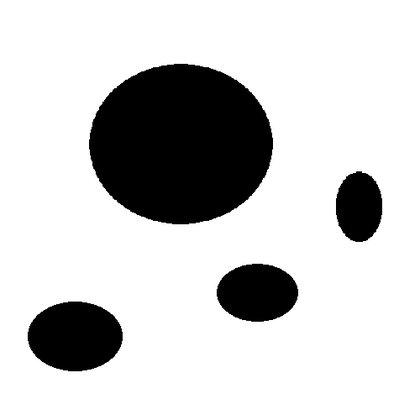
%> input picture New folder/map1.bmp, 420 x 420 px, shrunk from 500 x 500 before the run
$ octave corner_detectot1.m   (GNU Octave 9; MATLAB toolbox functions it lacks are replaced by stand-ins)
%> lines starting %> are read from the running program, lines starting %| are printed output that depends on the picture
clear;
img = imread('map1.bmp');
%> img is the input picture: size 420x420x3 uint8; min 0, max 255, mean 205.1
tic;
if length(size(img))>2
img = rgb2gray(img);
%> img: size 420x420 uint8
end
%%applying sobel edge detector in the horizontal direction
fx = [-1 0 1;-1 0 1;-1 0 1];
Ix = filter2(fx,img);
% applying sobel edge detector in the vertical direction
fy = [1 1 1;0 0 0;-1 -1 -1];
Iy = filter2(fy,img);
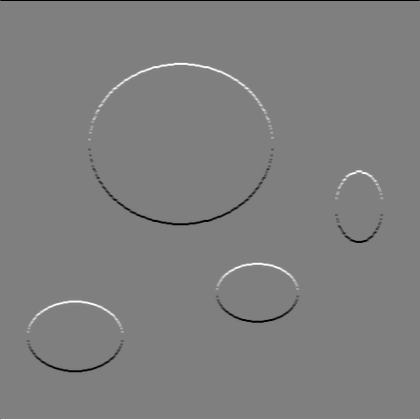
%> Iy: size 420x420 double; min -765, max 765, mean 0; mean of the top-left, top-right, bottom-left and bottom-right quarters -0.8, -1.2, 0.8, 1.2; drawn with min black and max white

Ix2 = Ix.^2;
Iy2 = Iy.^2;
Ixy = Ix.*Iy;
clear Ix;
clear Iy;

%applying gaussian filter on the computed value
 h= fspecial('gaussian',[7 7],2);
 Ix2 = filter2(h,Ix2);
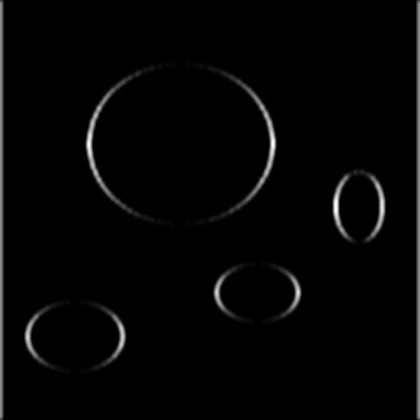
%> Ix2: size 420x420 double; min 0, max 227237.4, mean 4413.1; drawn with min black and max white
 Iy2 = filter2(h,Iy2);
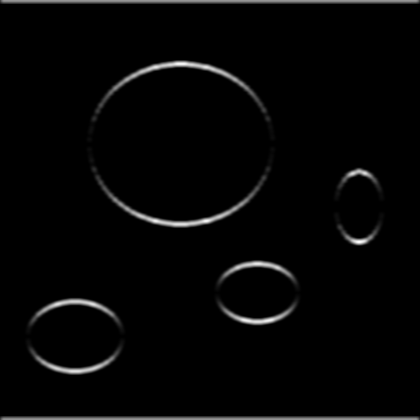
%> Iy2: size 420x420 double; min 0, max 216317.6, mean 5002.6; drawn with min black and max white
 Ixy = filter2(h,Ixy);
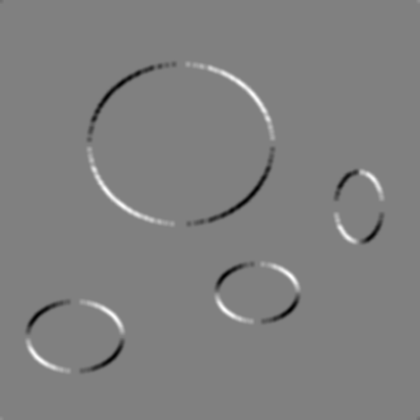
%> Ixy: size 420x420 double; min -87017.4, max 86231.9, mean -1.2; drawn with min black and max white
height = size(img,1);
%> height = 420
width = size(img,2);
%> width = 420
result = zeros(height,width);
R = zeros(height,width);

Rmax = 0;
for i = 1:height
for j = 1:width
M = [Ix2(i,j) Ixy(i,j);Ixy(i,j) Iy2(i,j)];
R(i,j) = det(M)-0.01*(trace(M))^2;
if R(i,j) > Rmax
Rmax = R(i,j);
end;
end;
end;
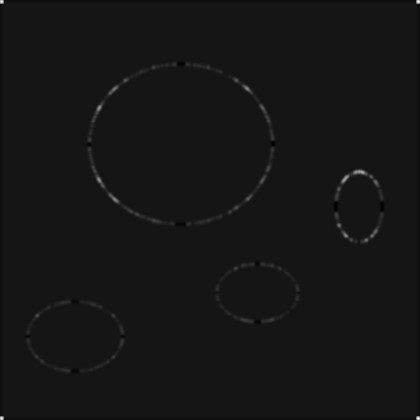
%> R: size 420x420 double; min -516174811.5, max 5.65e+09, mean 13038744.2; drawn with min black and max white
%> after the loop, Rmax = 5.65e+09
cnt = 0;
for i = 2:height-1
for j = 2:width-1
if R(i,j) > 0.1*Rmax && R(i,j) > R(i-1,j-1) && R(i,j) > R(i-1,j) && R(i,j) > R(i-1,j+1) && R(i,j) > R(i,j-1) && R(i,j) > R(i,j+1) && R(i,j) > R(i+1,j-1) && R(i,j) > R(i+1,j) && R(i,j) > R(i+1,j+1)
result(i,j) = 1;
cnt = cnt+1;
end;
end;
end;
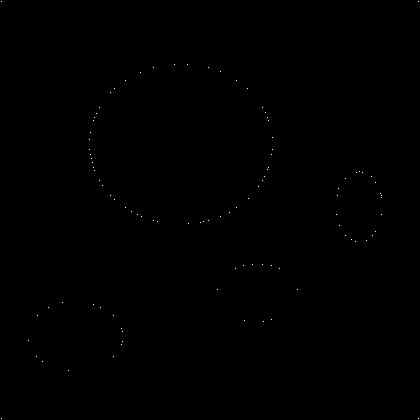
%> result: size 420x420 double; values 0 (black) and 1 (white), 0.06% white in thin lines or dots
%> after the loop, cnt = 103
[posc, posr] = find(result == 1);
%> posc = 103 values from 2 to 419; posr = 103 values from 2 to 419
cnt ;
imshow(img);
 title('Harris with Filter ')
hold on;
plot(posr,posc,'b*');
xlabel(['Time Taken= ',num2str(toc),'s'],'FontSize',10,'FontWeight','bold','Color','b')
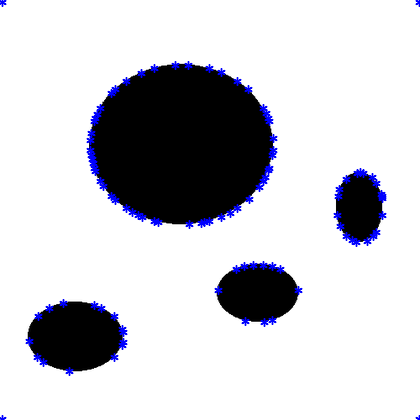
%> figure redrawn from the program's plot data; its title reads 'Harris with Filter'

$ run again, with New folder/map11.bmp copied over New folder/map1.bmp
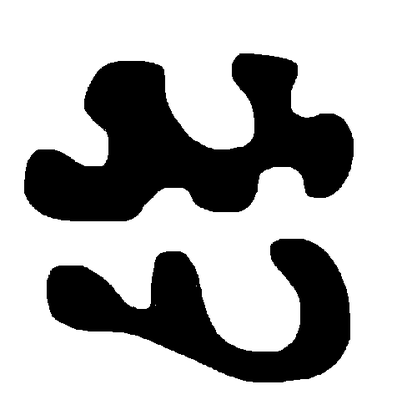
%> input picture New folder/map11.bmp, 417 x 420 px, shrunk from 500 x 503 before the run
%> img is the input picture: size 420x417x3 uint8; min 0, max 255, mean 182.6
%> img: size 420x417 uint8
%> after the loop `for i = 1:height`: Rmax = 5.65e+09
%> after the loop `for i = 2:height-1`:
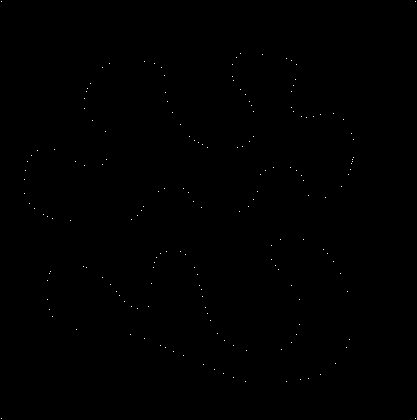
%> result: size 420x417 double; values 0 (black) and 1 (white), 0.1% white in thin lines or dots
%> after the loop `for i = 2:height-1`: cnt = 176
%> posc = 176 values from 2 to 419; posr = 176 values from 2 to 416
%> `xlabel(['Time Taken= ',num2str(toc),'s'],'FontSize',10,'FontWeight','b..`:
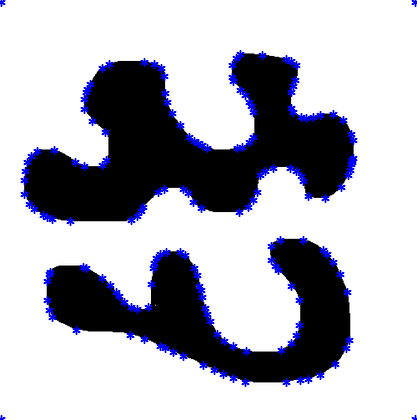
%> figure redrawn from the program's plot data; its title reads 'Harris with Filter'

$ run again, with New folder/map12.bmp copied over New folder/map1.bmp
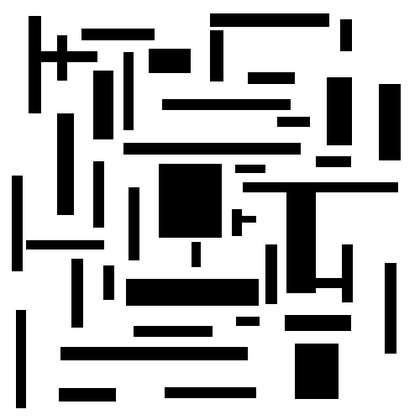
%> input picture New folder/map12.bmp, 420 x 420 px, shrunk from 500 x 500 before the run
%> img is the input picture: size 420x420x3 uint8; min 0, max 255, mean 183.7
%> img: size 420x420 uint8
%> after the loop `for i = 1:height`: Rmax = 1.51e+10
%> after the loop `for i = 2:height-1`:
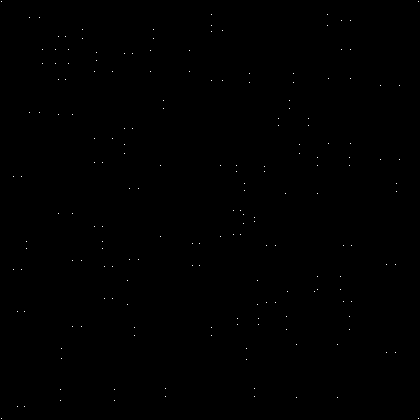
%> result: size 420x420 double; values 0 (black) and 1 (white), 0.1% white in thin lines or dots
%> after the loop `for i = 2:height-1`: cnt = 184
%> posc = 184 values from 2 to 419
%> `xlabel(['Time Taken= ',num2str(toc),'s'],'FontSize',10,'FontWeight','b..`:
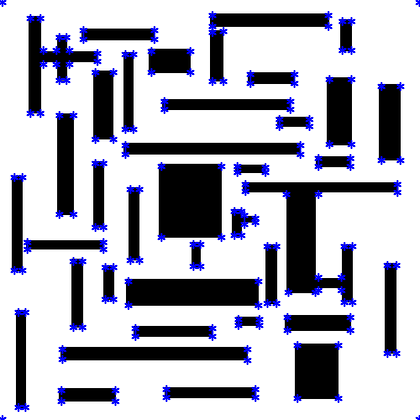
%> figure redrawn from the program's plot data; its title reads 'Harris with Filter'

$ run again, with New folder/map15.bmp copied over New folder/map1.bmp
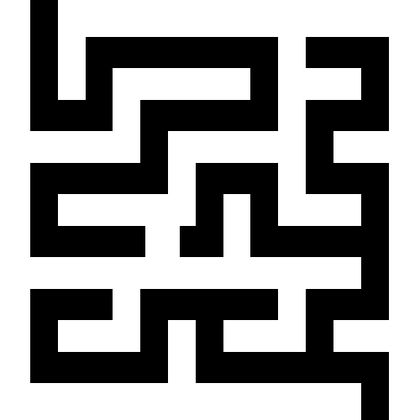
%> input picture New folder/map15.bmp, 420 x 420 px, shrunk from 500 x 500 before the run
%> img is the input picture: size 420x420x3 uint8; min 0, max 255, mean 150.1
%> img: size 420x420 uint8
%> after the loop `for i = 1:height`: Rmax = 1.51e+10
%> after the loop `for i = 2:height-1`: cnt = 76
%> posc = 76 values from 2 to 419
%> `xlabel(['Time Taken= ',num2str(toc),'s'],'FontSize',10,'FontWeight','b..`:
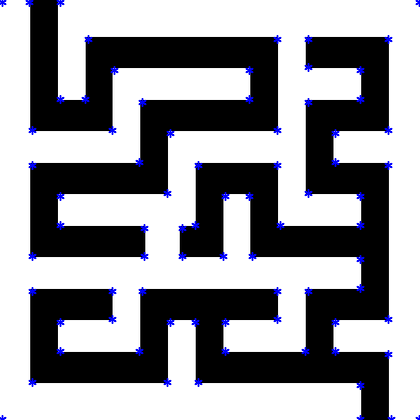
%> figure redrawn from the program's plot data; its title reads 'Harris with Filter'
